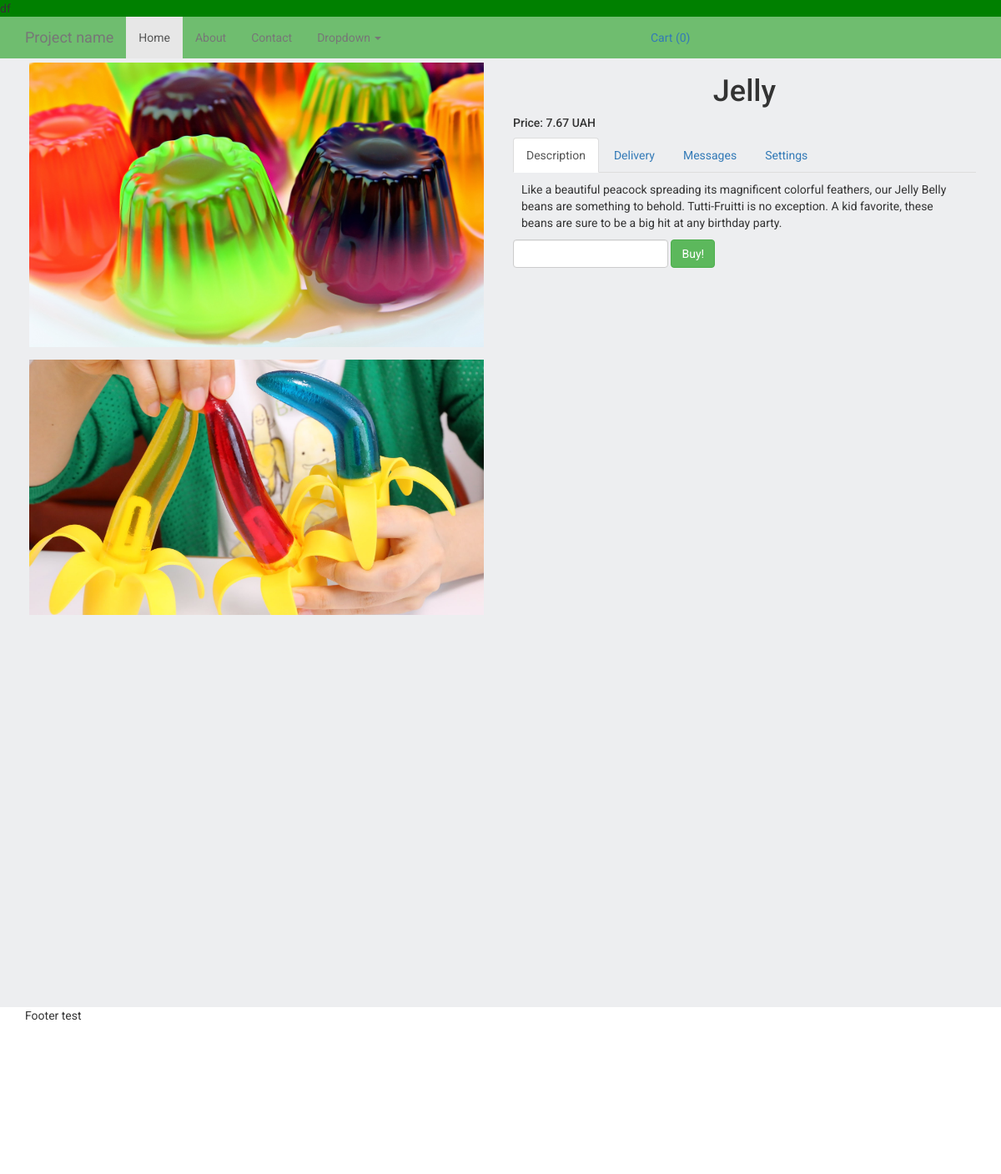
Screenshot of /product/4/ with the database file from the repository.
### products/models.py (models this page shows, shortened)
class ProductImage(models.Model):
    product = models.ForeignKey(Product, blank=True, null=True, default=None)
    image = models.ImageField(upload_to='products_images/')
    is_active = models.BooleanField(default=True)
    is_main = models.BooleanField(default=False)
    created = models.DateTimeField(auto_now_add=True, auto_now=False)
    updated = models.DateTimeField(auto_now_add=False, auto_now=True)
    class Meta:
        verbose_name = 'Picture'
        verbose_name_plural = 'My Pictures'

class Product(models.Model):
    name = models.CharField(max_length=150, blank=True, null=True, default=None)
    price = models.DecimalField(max_digits=10, decimal_places=2, default=0)
    discount = models.IntegerField(default=0)
    category = models.ForeignKey(Category, blank=True, null=True, default='candies')
    description = models.TextField(blank=True, null=True, default=None)
    short_description = models.TextField(blank=True, null=True, default=None)
    is_active = models.BooleanField(default=True)
    created = models.DateTimeField(auto_now_add=True, auto_now=False)
    updated = models.DateTimeField(auto_now_add=False, auto_now=True)
    class Meta:
        verbose_name = 'Product'
        verbose_name_plural = 'My Products'

### products/views.py (the view)
# urls.py: url(r'^product/(?P<product_id>\w+)/$', views.product, name='product'),
def product(request, product_id):
    product = Product.objects.get(id=product_id)
    session_key = request.session.session_key
    if not session_key:
        request.session.cycle_key()
    print(request.session.session_key)
    return render(request, 'products/product.html', locals())

### orders/context_processors.py (called while the page is built)
def getting_cart_info(request):
    session_key = request.session.session_key
    if not session_key:
        request.session.cycle_key()
    products_in_cart = ProductInCart.objects.filter(session_key=session_key,
                                                    is_active=True,
                                                    order__isnull=True)
    products_total_nmb = products_in_cart.count()
    return locals()

### templates/products/product.html (shortened to what this page needs)
{% extends 'base.html' %}
{% load static %}
{% block content %}
    <div class="section-top">
        <div class="container">
            <div class="row">
                <div class="col-md-6">
                    {% for image_item in product.productimage_set.all %}
                        <div class="product-image-item">
                            <img src="{{ image_item.image.url }}" alt="" class="img-responsive">
                        </div>
                    {% endfor %}
                </div>
                <div class="col-md-6">
                    <h1 class="text-center">
                        {{ product.name }}
                    </h1>
                    <div class="">
                        <h5>
                            Price: {{ product.price }} UAH
                        </h5>
                    </div>
                    <div class="">
                        <div>
                          <ul class="nav nav-tabs" role="tablist">
                            <li role="presentation" class="active">
                                <a href="#description" aria-controls="home" role="tab" data-toggle="tab">
                                    Description
                                </a></li>
                            <li role="presentation">
                                <a href="#delivery" aria-controls="profile" role="tab" data-toggle="tab">
                                    Delivery
                                </a></li>
                            <li role="presentation"><a href="#messages" aria-controls="messages" role="tab" data-toggle="tab">Messages</a></li>
                            <li role="presentation"><a href="#settings" aria-controls="settings" role="tab" data-toggle="tab">Settings</a></li>
                          </ul>
                          <div class="tab-content product-description-tabs">
                            <div role="tabpanel" class="tab-pane active" id="description">
                                {{ product.description }}
                            </div>
                          </div>
                        </div>
                        <div>
                            <form id="form_buying_product" class="form-inline"
                                action="{% url 'add_to_cart' %}"> {% csrf_token %}
                                <input class="form-control" type="number" name="number"
                                    id="number">
                                <button class="btn btn-success btn-buy" type="submit"
                                    id="submit_btn"
                                    data-product_id="{{ product.id }}"
                                    data-product_name="{{ product.name }}"
                                    data-product_price="{{ product.price }}"
                                >
                                    Buy!
                                </button>
                            </form>
                        </div>
                    </div>
                </div>
            </div>
        </div>
    </div>
{% endblock %}

### static/static_dev/css/style.css (style rules this page uses)
html, body { height: 100%; max-height: 100%; font-family: 'Roboto', sans-serif; background-color: #edeef0; }
.section-top { margin-bottom: : 20px; }
.product-description-tabs { padding: 10px; }
.product-image-item { padding: 5px; margin-bottom: 5px; }

### rows the page displays
ProductImage: image (picture)
ProductImage: image (placeholder picture)
Product: name "Jelly", price "7.67", description "Like a beautiful peacock spreading its magnificent colorful feathers, our Jelly Belly beans are something to behold. Tutti-Fruitti is no exception. A kid favorite, these beans are sure to be a big hit at any birthday party."
